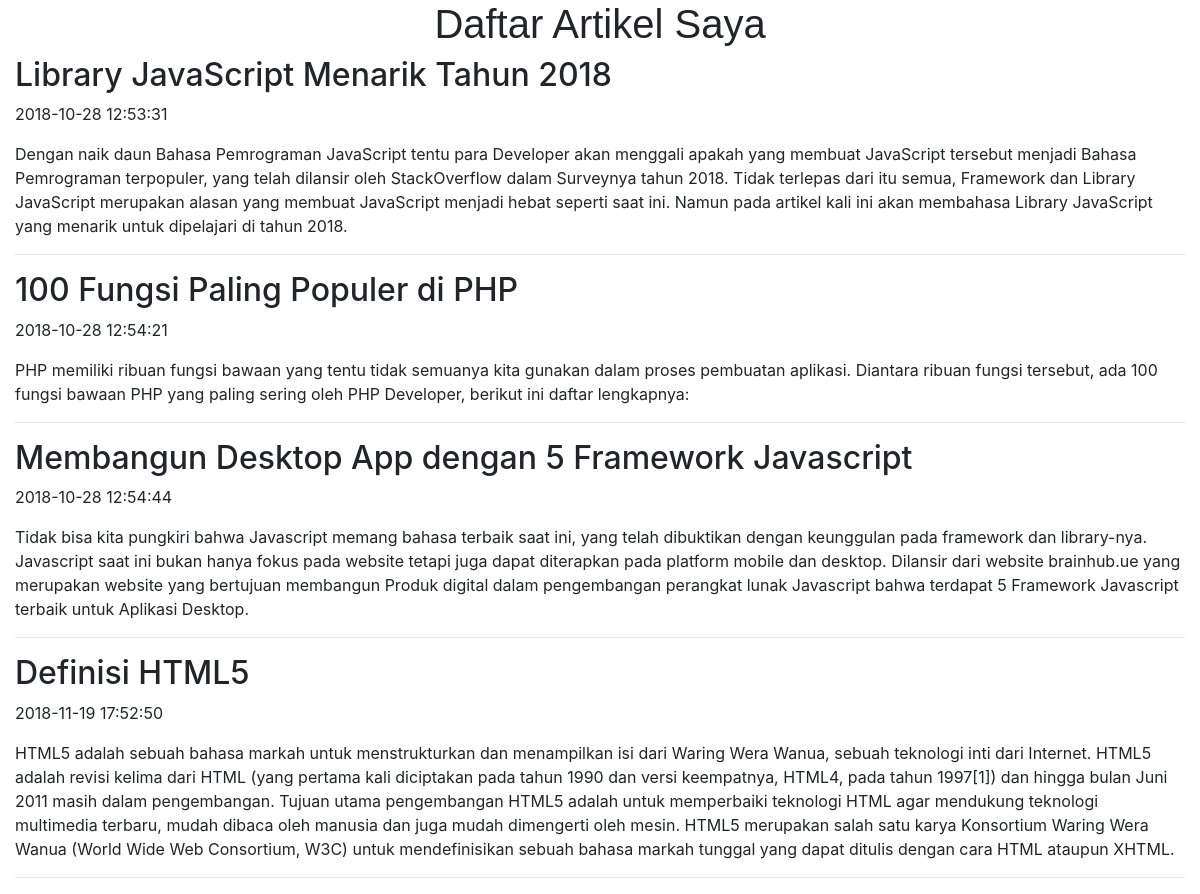
The page / on the database its author committed.
### tables this page shows
CREATE TABLE `artikel`  (
  `id_artikel` int(11) NOT NULL AUTO_INCREMENT,
  `judul_artikel` varchar(100) NOT NULL,
  `isi_artikel` text NOT NULL,
  `author_artikel` varchar(50) NOT NULL,
  `tanggal_artikel` timestamp(0) NOT NULL DEFAULT CURRENT_TIMESTAMP ON UPDATE CURRENT_TIMESTAMP(0),
  `id_kategori` int(11) NOT NULL,
  PRIMARY KEY (`id_artikel`) USING BTREE,
  INDEX `RELASI_KATEGORI`(`id_kategori`) USING BTREE,
  CONSTRAINT `RELASI_KATEGORI` FOREIGN KEY (`id_kategori`) REFERENCES `kategori` (`id_kategori`) ON DELETE CASCADE ON UPDATE CASCADE
);

### application/controllers/Home.php (called while the page is built, shortened)
<?php
class Home extends CI_Controller {
	function __construct(){
		$this->load->model('Artikel_Model');
		$this->load->model('Kategori_Model');
	}
	public function index(){
		$data['artikel_data'] = $this->Artikel_Model->get_all()->result_array();
		$this->load->view('home/index', $data);
	}
}

### index.php (called while the page is built, shortened)
<?php
require_once BASEPATH.'core/CodeIgniter.php';

### application/models/Artikel_Model.php (called while the page is built, shortened)
<?php
class Artikel_Model extends CI_Model{
	private $table = 'artikel';
	function get_all(){
		return $this->db->get($this->table);
	}
}

### application/views/home/index.php (the view, shortened to what this page needs)
<!DOCTYPE html>
<html>
<head>
	<link rel="stylesheet" href="https://stackpath.bootstrapcdn.com/bootstrap/4.1.3/css/bootstrap.min.css"
>
</head>
<body>
 <div class="container-fluid">
	<h1 class="text-center" style="font-family: helvetica;">Daftar Artikel Saya</h1>
	<div>
		<?php
			if(count($artikel_data) > 0){
				foreach($artikel_data as $key => $artikel){
					?>
					<div>
						<h2><?php echo $artikel['judul_artikel']; ?></h2>
						<p><?php echo $artikel['tanggal_artikel']; ?></p>
						<p><?php echo $artikel['isi_artikel']; ?></p>
						<hr>
					</div>
					<?php
				}
			}else{
				?>
				<em>Tidak ada artikel.</em>
				<?php
			}
		?>
	</div>
 </div>
</body>
</html>

### rows shown on the page
artikel: judul_artikel "Library JavaScript Menarik Tahun 2018", tanggal_artikel "2018-10-28 12:53:31", isi_artikel "Dengan naik daun Bahasa Pemrograman JavaScript tentu para Developer akan menggali apakah yang membuat JavaScript tersebut menjadi Bahasa Pemrograman terpopuler, yang telah dilansir oleh StackOverflow dalam Surveynya tahun 2018. Tidak terlepas dari itu semua, Framework dan Library JavaScript merupakan alasan yang membuat JavaScript menjadi hebat seperti saat ini. Namun pada artikel kali ini akan membahasa Library JavaScript yang menarik untuk dipelajari di tahun 2018."
artikel: judul_artikel "100 Fungsi Paling Populer di PHP", tanggal_artikel "2018-10-28 12:54:21", isi_artikel "PHP memiliki ribuan fungsi bawaan yang tentu tidak semuanya kita gunakan dalam proses pembuatan aplikasi. Diantara ribuan fungsi tersebut, ada 100 fungsi bawaan PHP yang paling sering oleh PHP Developer, berikut ini daftar lengkapnya:"
artikel: judul_artikel "Membangun Desktop App dengan 5 Framework Javascript", tanggal_artikel "2018-10-28 12:54:44", isi_artikel "Tidak bisa kita pungkiri bahwa Javascript memang bahasa terbaik saat ini, yang telah dibuktikan dengan keunggulan pada framework dan library-nya. Javascript saat ini bukan hanya fokus pada website tetapi juga dapat diterapkan pada platform mobile dan desktop. Dilansir dari website brainhub.ue yang merupakan website yang bertujuan membangun Produk digital dalam pengembangan perangkat lunak Javascript bahwa terdapat 5 Framework Javascript terbaik untuk Aplikasi Desktop."
artikel: judul_artikel "Definisi HTML5", tanggal_artikel "2018-11-19 17:52:50", isi_artikel "HTML5 adalah sebuah bahasa markah untuk menstrukturkan dan menampilkan isi dari Waring Wera Wanua, sebuah teknologi inti dari Internet. HTML5 adalah revisi kelima dari HTML (yang pertama kali diciptakan pada tahun 1990 dan versi keempatnya, HTML4, pada tahun 1997[1]) dan hingga bulan Juni 2011 masih dalam pengembangan. Tujuan utama pengembangan HTML5 adalah untuk memperbaiki teknologi HTML agar mendukung teknologi multimedia terbaru, mudah dibaca oleh manusia dan juga mudah dimengerti oleh mesin. HTML5 merupakan salah satu karya Konsortium Waring Wera Wanua (World Wide Web Consortium, W3C) untuk mendefinisikan sebuah bahasa markah tunggal yang dapat ditulis dengan cara HTML ataupun XHTML."
